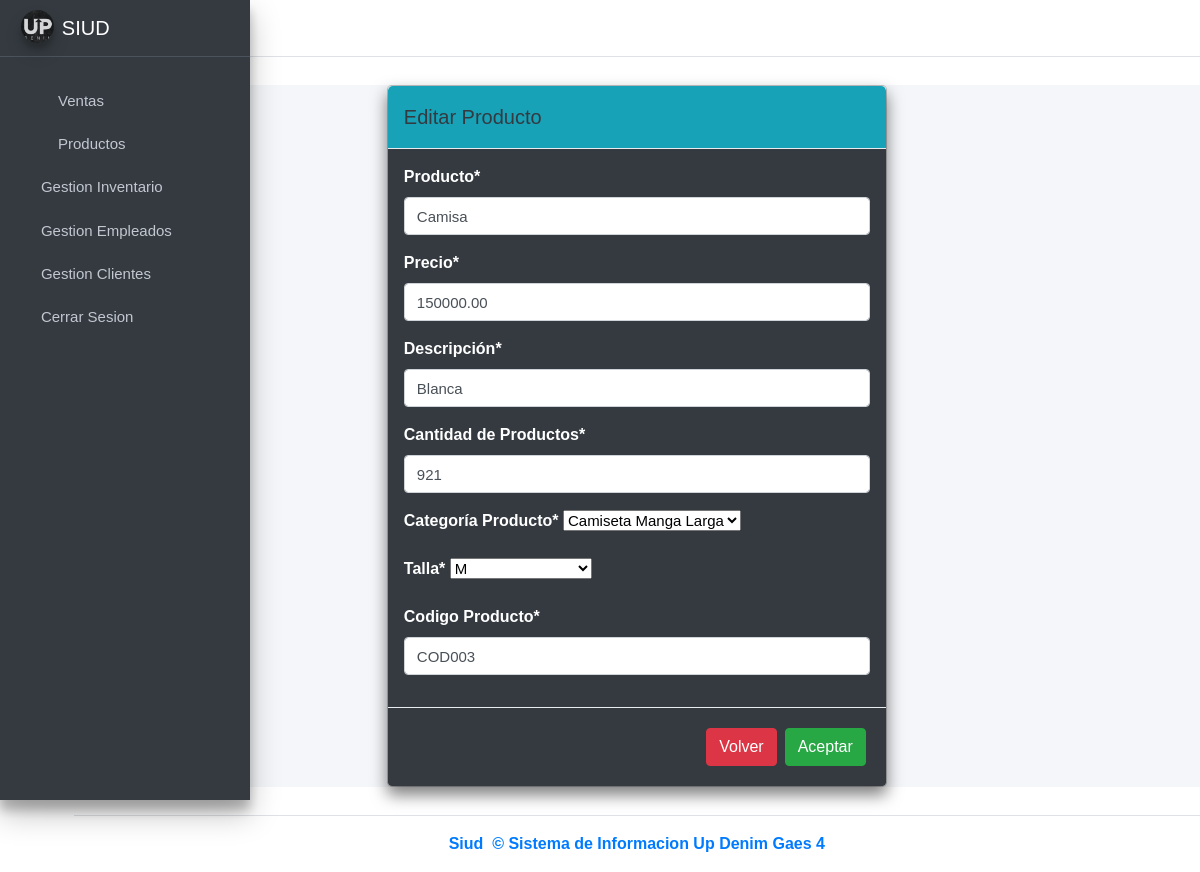
The page /editarProducto/COD003/ (signed in) on the database its author committed.
### ventas/models.py (models this page shows, shortened)
class Producto(models.Model):
    cod_producto = models.CharField(primary_key=True, unique=True, blank=False, null=False, max_length=15)
    nombre_producto = models.CharField(max_length=45, null=False)
    precio_venta = models.DecimalField(max_digits=10, decimal_places=2, null=False, blank=False)
    descripcion_producto = models.CharField(max_length=45)
    cantidad_productos = models.PositiveIntegerField(null=False)
    imagen = models.ImageField(upload_to='productos', null=True, blank=True)
    idcategoria_producto = models.ForeignKey(CategoriaProducto, on_delete=models.CASCADE)
    idtalla = models.ForeignKey(Talla, on_delete=models.CASCADE)
    created = models.DateTimeField(auto_now_add=True)
    updated = models.DateTimeField(auto_now=True)
    class Meta:
        app_label = 'ventas'
        verbose_name = 'producto'
        verbose_name_plural = 'productos'

class CategoriaProducto(models.Model):
    idcategoria_producto = models.AutoField(primary_key=True)
    categoria_producto = models.CharField(max_length=45, unique=True, blank=False, null=False)
    class Meta:
        app_label = 'ventas'
        verbose_name = 'categoriaproducto'
        verbose_name_plural = 'categoriasproducto'
    def __str__(self):
        return f"{self.categoria_producto}"

class Talla(models.Model):
    idtalla = models.AutoField(primary_key=True)
    talla = models.CharField(max_length=45, unique=True)
    class Meta:
        app_label = 'ventas'
        verbose_name = 'talla'
        verbose_name_plural = 'tallas'
    def __str__(self):
        return f"{self.talla}"

### ventas/views.py (the view)
# urls.py: path('editarProducto/<cod_producto>/', views.editarProducto, name='editarProducto'),
@login_required
def editarProducto(request, cod_producto):
    if not request.user.is_staff:
        messages.error(request, "No tienes permiso para editar Inventarios.")
        return redirect('Inventarios')
    else:
        producto = get_object_or_404(Producto, cod_producto=cod_producto)
        if request.method == 'POST':
            form = EditarProductoForm(request.POST, instance=producto)
            if form.is_valid():
                form.save()
                return redirect('Productos')
        else:
            form = EditarProductoForm(instance=producto)
        context = {
            'form': form,
            'inventario': producto,
        }
    return render(request, 'editarproducto.html', context)

### ventas/forms.py
class EditarProductoForm(forms.ModelForm):
    class Meta:
        model = Producto
        fields = ['nombre_producto', 'precio_venta', 'descripcion_producto', 'cantidad_productos', 'idcategoria_producto', 'idtalla', 'cod_producto']
        labels = {
            'nombre_producto': 'Producto',
            'precio_venta': 'Precio',
            'descripcion_producto': 'Descripción',
            'cantidad_productos': 'Cantidad de Productos',
            'idcategoria_producto': 'Categoría Producto',
            'idtalla': 'Talla',
            'cod_producto': 'Codigo Producto'
        }

### ventas/templates/editarproducto.html (shortened to what this page needs)
{% extends "base.html" %}
{% load static %}
{% load widget_tweaks %}
{% block content %}
{% load crispy_forms_tags %}
<link rel="stylesheet" href="{% static 'index/css/b4.css' %}">
    <div class="modal-dialog">
        <div class="modal-content">
            <div class="modal-header bg-info">
                <h5 class="modal-title text-dark">Editar Producto</h5>
            </div>
            <div class="modal-body bg-dark text-white">
                <form method="POST"action="#" enctype="multipart/form-data">
                    {{ form|crispy }}
            </div>
            <div class="modal-footer bg-dark text-white">
                <a href="{% url 'agregarInventario' %}" class="btn btn-danger">Volver</a>
                <button type="submit" class="btn btn-success">
                    Aceptar
                </button>
            </div>
        </div>
    </div>
</div>
{% endblock %}

### ventas/static/index/css/main.css (style rules this page uses)
p , input[type=text] , input[type=date], input[type=number], input[type=password] { font-weight: 100; font-size: 15px; }
select { font-weight: 100 !important; font-size:15px !important; }
body { font-family: Arial, Helvetica, sans-serif !important; }

### rows shown on the page
Producto: nombre_producto "Camisa", precio_venta "150000.00", descripcion_producto "Blanca", cantidad_productos "921", cod_producto "COD003"
CategoriaProducto: idcategoria_producto "Camiseta Manga Larga"
Talla: idtalla "M"
